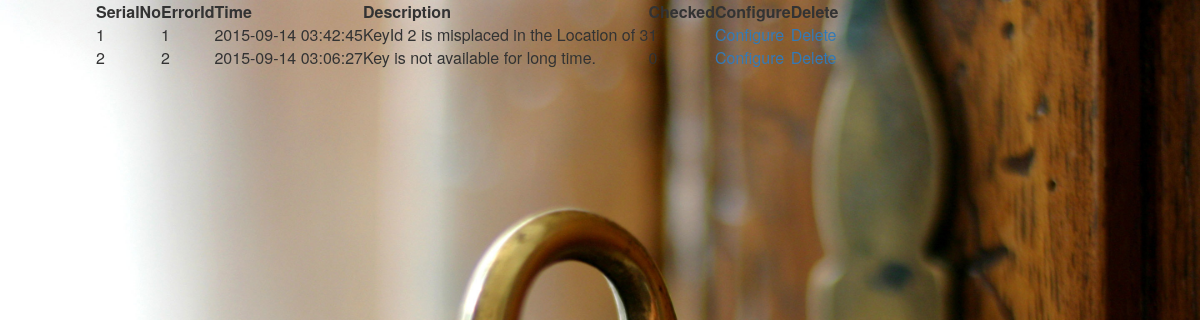
Page /errorlogTable.php on the committed database.
### tables this page shows
CREATE TABLE IF NOT EXISTS `errorhistory` (
`SerialNo` int(1) NOT NULL,
  `ErrorId` int(4) NOT NULL,
  `Time` timestamp NOT NULL DEFAULT CURRENT_TIMESTAMP ON UPDATE CURRENT_TIMESTAMP,
  `Description` varchar(45) NOT NULL,
  `AdminChecked` tinyint(1) NOT NULL
);

### errorlogTable.php (the view, shortened to what this page needs)
<html>
<link href="StyleBootStrap.css" type="text/css" rel="stylesheet">
<link href="Styles.css" type="text/css" rel="stylesheet">
<body>
<?php
$query = "SELECT * FROM errorhistory ";
$result = mysql_query($query);
echo "<table style='position:absolute;  left:8%;'><tr><th> SerialNo</th><th> ErrorId </th><th> Time </th><th> Description </th><th> Checked </th><th> Configure </th><th> Delete </th></tr>";
while($list =  mysql_fetch_array($result)){
    echo "<tr onmouseover=this.style.cursor='pointer'><td>" .$list['SerialNo']."</td><td>".$list['ErrorId']."</td><td>" .$list['Time']."</td><td>" .$list['Description']."</td><td>".$list['AdminChecked']."</td><td>"."<a href='ErrorConfiguration.php?EID=$list[SerialNo]' type='submit'> Configure </a></td><td>". "<a href='deleteError.php?EID=$list[SerialNo]' type='delete'> Delete </a>"."</td></tr>";
}
echo "</table>";
?>
</body>
</html>

### Styles.css (style rules this page uses)
body { background-image: url('key-in-door.jpg'); background-repeat: no-repeat; background-attachment: fixed; background-size:100% 100%; background-blend-mode: normal; background-color: rgb(0, 0, 0); }

### rows in the picture
errorhistory: SerialNo "1", ErrorId "1", Time "2015-09-14 03:42:45", Description "KeyId 2 is misplaced in the Location of 3", AdminChecked "1"
errorhistory: SerialNo "2", ErrorId "2", Time "2015-09-14 03:06:27", Description "Key is not available for long time.", AdminChecked "0"
